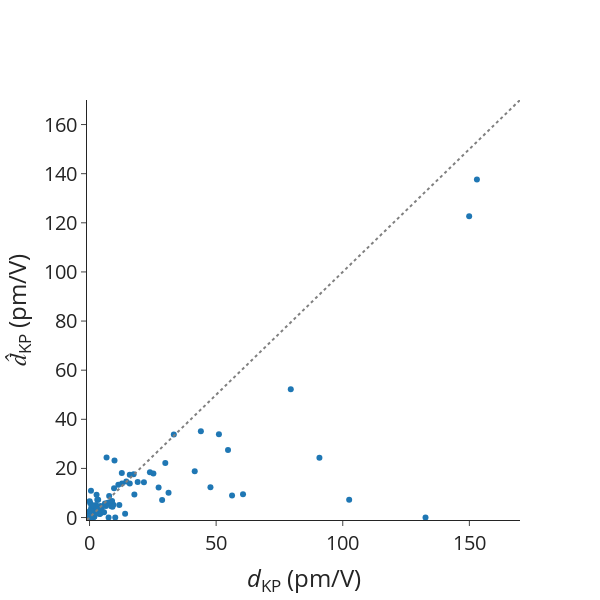

The notebook cell saved with this chart:
### Markdown cell above
## Errors on dKP masked

### Code cell
# Data

mae = mean_absolute_error(
    df_pred_matten["dKP_true"], df_pred_matten["dKP_matten_masked"]
)
mape = mean_absolute_percentage_error(
    df_pred_matten["dKP_true"], df_pred_matten["dKP_matten_masked"]
)
rmse = root_mean_squared_error(
    df_pred_matten["dKP_true"], df_pred_matten["dKP_matten_masked"]
)
spearmanrho = spearmanr(df_pred_matten["dKP_true"], df_pred_matten["dKP_matten_masked"])
print(f"MAE = {mae}")
print(f"MAPE = {mape}")
print(f"RMSE = {rmse}")
print(f"Rho_sp = {spearmanrho.statistic}")

# Scatter plot for previous outputs.
scatter_dKP = go.Scatter(
    x=df_pred_matten["dKP_true"],
    y=df_pred_matten["dKP_matten_masked"],
    mode="markers",
    name="",
    showlegend=False,
    text=[mpid for mpid in df_pred_matten.index.values],
)

ideal = go.Scatter(
    x=[-1, 200],
    y=[-1, 200],
    mode="lines",
    line=dict(color="gray", dash="dot"),
    showlegend=False,
)

# Layout
layout = go.Layout(
    # title=dict(text='Scatter Plot'),
    xaxis=dict(title="<i>d</i><sub>KP</sub> (pm/V)", range=[-1, 170]),
    yaxis=dict(title="<i>d&#770;</i><sub>KP</sub> (pm/V)", range=[-1, 170]),
    # legend=dict(font=dict(size=12)),
)

# Create figure
fig = go.Figure(data=[scatter_dKP, ideal], layout=layout)

fig.update_layout(
    autosize=False,
    font_size=20,
    width=600,
    height=600,
    # plot_bgcolor="white",
    template="simple_white",
)
fig.update_layout(
    xaxis=dict(
        # tickmode = 'array',
        # tickvals = [1, 2,3,4,5,6,7,8],
        # ticktext = ['One', 'Three', 'Five', 'Seven', 'Nine', 'Eleven']
        showgrid=False,
    ),
    yaxis=dict(
        # tickmode = 'array',
        # tickvals = [1, 2,3,4,5,6,7,8],
        # ticktext = ['One', 'Three', 'Five', 'Seven', 'Nine', 'Eleven']
        showgrid=False,
    ),
)

# Show figure
fig.show()

### Figure 1 — Plotly figure (JSON) as saved in the notebook; plotly's stock layout.template omitted (floating-point values rounded to 4 significant figures)
{"data": [{"mode": "markers", "name": "", "showlegend": false, "text": ["agm001266143", "agm002018585", "agm002056302", "agm002072309", "agm002073755", "agm002074655", "agm002077911", "agm002079795", "agm002091778", "agm002097562", "agm002128787", "agm002137965", "agm002149208", "agm002153716", "agm002156258", "agm002156599", "agm002186848", "agm002190330", "agm002224787", "agm002225219", "agm002233061", "agm002254137", "agm002336867", "agm002848041", "agm003160584", "agm003202330", "agm003204906", "agm003464867", "agm003612680", "agm003713453", "agm003743952", "agm004786105", "agm004947354", "agm004951594", "agm004958126", "agm005112928", "agm005539186", "agm005605704", "agm005769288", "agm005882580", "agm005955873", "agm006056059", "agm1000019508", "agm2000011039", "agm2000016398", "agm2000084944", "agm2000085596", "agm2000128632", "agm2000145156", "mp-1019889", "mp-1023936", "mp-1029408", "mp-1029652", "mp-1029932", "mp-1078049", "mp-1184796", "mp-1189731", "mp-1195571", "mp-1208039", "mp-1215615", "mp-1217830", "mp-1218158", "mp-1219293", "mp-1219501", "mp-1220818", "mp-1222496", "mp-1222565", "mp-1222661", "mp-1223489", "mp-1224376", "mp-1226863", "mp-1227512", "mp-1227993", "mp-1227994", "mp-1228522", "mp-1228745", "mp-14568", "mp-17066", "mp-17207", "mp-21521", "mp-23280", "mp-23363", "mp-23794", "mp-27316", "mp-27914", "mp-27987", "mp-28089", "mp-28473", "mp-29155", "mp-29524", "mp-32959", "mp-33723", "mp-36779", "mp-504908", "mp-504910", "mp-542931", "mp-550959", "mp-552663", "mp-554002", "mp-556719", "mp-559065", "mp-559373", "mp-559961", "mp-560521", "mp-560588", "mp-560699", "mp-561664", "mp-567246", "mp-568328", "mp-568802", "mp-570213", "mp-571195", "mp-6126", "mp-672158", "mp-685097", "mp-753401", "mp-756570", "mp-761842", "mp-769218", "mp-774907", "mp-8673", "mp-985293", "mp-997027", "mp-998230", "mp-998591"], "type": "scatter", "x": [43.97, 54.69, 3.414, 4.324, 0.7788, 3.723, 12.83, 1.171, 0.2783, 0.3484, 9.859, 0.6487, 0.1023, 0.8145, 0.6697, 1.802, 79.48, 15.89, 7.074, 14.51, 7.162, 149.9, 153.0, 0.08345, 90.79, 25.22, 11.37, 12.75, 1.263, 4.544, 0.1402, 51.1, 9.426, 7.753, 2.31, 4.642, 11.76, 33.28, 4.795, 8.574, 0.3751, 0.1132, 0.1593, 0.3006, 0.00583, 0.04986, 0.06715, 0.06453, 0.01259, 0.171, 3.059, 9.691, 3.888, 31.2, 17.41, 0.1422, 0.1452, 0.1531, 0.9609, 23.85, 2.575, 2.679, 0.2947, 19.01, 1.707, 0.1493, 0.5593, 41.54, 0.1658, 21.48, 0.4343, 27.28, 15.88, 2.372, 6.088, 8.9, 0.05694, 0.08069, 17.72, 7.526, 0.1045, 0.01013, 0.3089, 0.09656, 0.1074, 1.927, 2.775, 0.4037, 4.086, 0.4404, 1.262, 29.92, 2.416, 0.5667, 2.297, 0.7158, 7.802, 1.116, 0.5056, 1.671, 6.498, 0.9893, 0.7255, 0.2478, 28.67, 0.8428, 0.8595, 0.3758, 56.28, 47.75, 132.7, 102.5, 2.733, 0.568, 4.32, 2.158, 14.05, 0.7387, 60.61, 2.536, 6.72, 0.1602, 10.16, 5.73, 9.062], "y": [35.16, 27.49, 7.25, 4.658, 0.8635, 2.226, 13.82, 1.938, 5.792, 0.5128, 23.24, 3.839, 0.8426, 3.269, 0.4093, 0.2118, 52.23, 17.46, 5.775, 14.7, 5.907, 122.7, 137.7, 1.719, 24.31, 17.98, 13.32, 18.15, 1.338, 3.539, 0.1733, 33.91, 5.167, 8.807, 2.693, 2.149, 5.13, 33.81, 3.665, 4.574, 1.218, 0.7448, 0.9005, 1.394, 0.4386, 0.3151, 6.659, 1.234, 2.54, 0.5452, 7.278, 11.92, 1.513, 10.14, 17.58, 0.5822, 1.354, 0.5321, 0.03674, 18.4, 5.087, 3.479, 0.4399, 14.47, 2.3, 0.8767, 1.153, 18.88, 1.046, 14.32, 1.475, 12.27, 13.83, 2.379, 5.721, 6.742, 0.4987, 0.3912, 9.351, 1.403e-06, 0.5278, 0.7989, 0.4571, 0.07465, 1.842e-07, 0.4434, 9.271, 0.8287, 1.404, 1.702e-06, 5.039, 22.25, 2.081, 10.88, 2.19, 0.4773, 6.188, 0.6032, 2.761, 1.895, 4.708, 2.495, 0.5201, 0.488, 7.126, 1.664, 0.4043, 0.09793, 8.95, 12.31, 9.804e-09, 7.206, 2.191, 0.6122, 1.782, 2.306, 1.578, 2.667, 9.469, 1.758, 24.45, 0.3865, 0.01742, 2.136, 4.41]}, {"line": {"color": "gray", "dash": "dot"}, "mode": "lines", "showlegend": false, "type": "scatter", "x": [-1, 200], "y": [-1, 200]}], "layout": {"autosize": false, "font": {"size": 20}, "height": 600, "width": 600, "xaxis": {"range": [-1, 170], "showgrid": false, "title": {"text": "<i>d</i><sub>KP</sub> (pm/V)"}}, "yaxis": {"range": [-1, 170], "showgrid": false, "title": {"text": "<i>d&#770;</i><sub>KP</sub> (pm/V)"}}}}
